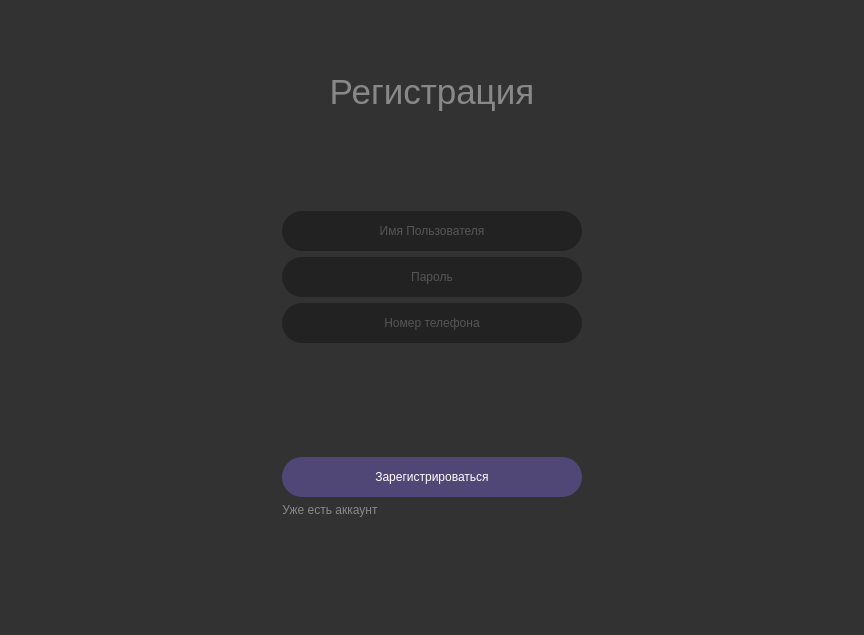
<?xml version="1.0" encoding="UTF-8"?>
<ui version="4.0">
 <class>MainWindow</class>
 <widget class="QMainWindow" name="MainWindow">
  <property name="geometry">
   <rect>
    <x>0</x>
    <y>0</y>
    <width>864</width>
    <height>635</height>
   </rect>
  </property>
  <property name="minimumSize">
   <size>
    <width>820</width>
    <height>635</height>
   </size>
  </property>
  <property name="windowTitle">
   <string>MainWindow</string>
  </property>
  <property name="styleSheet">
   <string notr="true">background: #323232;
</string>
  </property>
  <widget class="QWidget" name="centralwidget">
   <layout class="QVBoxLayout" name="verticalLayout">
    <item>
     <layout class="QGridLayout" name="gridLayout">
      <item row="1" column="2">
       <spacer name="horizontalSpacer_2">
        <property name="orientation">
         <enum>Qt::Horizontal</enum>
        </property>
        <property name="sizeType">
         <enum>QSizePolicy::Preferred</enum>
        </property>
        <property name="sizeHint" stdset="0">
         <size>
          <width>40</width>
          <height>20</height>
         </size>
        </property>
       </spacer>
      </item>
      <item row="1" column="0">
       <spacer name="horizontalSpacer">
        <property name="orientation">
         <enum>Qt::Horizontal</enum>
        </property>
        <property name="sizeType">
         <enum>QSizePolicy::Preferred</enum>
        </property>
        <property name="sizeHint" stdset="0">
         <size>
          <width>40</width>
          <height>20</height>
         </size>
        </property>
       </spacer>
      </item>
      <item row="1" column="1">
       <widget class="QLabel" name="registry_label">
        <property name="sizePolicy">
         <sizepolicy hsizetype="Preferred" vsizetype="Fixed">
          <horstretch>0</horstretch>
          <verstretch>80</verstretch>
         </sizepolicy>
        </property>
        <property name="minimumSize">
         <size>
          <width>0</width>
          <height>70</height>
         </size>
        </property>
        <property name="font">
         <font>
          <pointsize>-1</pointsize>
          <weight>50</weight>
          <italic>false</italic>
          <bold>false</bold>
          <underline>false</underline>
          <kerning>true</kerning>
         </font>
        </property>
        <property name="styleSheet">
         <string notr="true">color: #898888;
font-size: 35px;
font-style: normal;
font-weight: 400;
line-height: normal;

</string>
        </property>
        <property name="text">
         <string>Регистрация</string>
        </property>
        <property name="alignment">
         <set>Qt::AlignCenter</set>
        </property>
       </widget>
      </item>
      <item row="2" column="1">
       <spacer name="verticalSpacer">
        <property name="orientation">
         <enum>Qt::Vertical</enum>
        </property>
        <property name="sizeType">
         <enum>QSizePolicy::Minimum</enum>
        </property>
        <property name="sizeHint" stdset="0">
         <size>
          <width>20</width>
          <height>40</height>
         </size>
        </property>
       </spacer>
      </item>
      <item row="3" column="1">
       <layout class="QGridLayout" name="gridLayout_2">
        <property name="sizeConstraint">
         <enum>QLayout::SetDefaultConstraint</enum>
        </property>
        <item row="0" column="0">
         <widget class="QLineEdit" name="username_line">
          <property name="sizePolicy">
           <sizepolicy hsizetype="Preferred" vsizetype="Maximum">
            <horstretch>0</horstretch>
            <verstretch>0</verstretch>
           </sizepolicy>
          </property>
          <property name="minimumSize">
           <size>
            <width>0</width>
            <height>40</height>
           </size>
          </property>
          <property name="maximumSize">
           <size>
            <width>300</width>
            <height>16777215</height>
           </size>
          </property>
          <property name="styleSheet">
           <string notr="true">width: 300px;
height:40px;
flex-shrink: 0;
border-radius: 20px;
background: #222;
color: #898888;
</string>
          </property>
          <property name="alignment">
           <set>Qt::AlignCenter</set>
          </property>
          <property name="placeholderText">
           <string>Имя Пользователя</string>
          </property>
         </widget>
        </item>
        <item row="1" column="0">
         <widget class="QLineEdit" name="password_line">
          <property name="sizePolicy">
           <sizepolicy hsizetype="Preferred" vsizetype="Maximum">
            <horstretch>0</horstretch>
            <verstretch>0</verstretch>
           </sizepolicy>
          </property>
          <property name="minimumSize">
           <size>
            <width>0</width>
            <height>40</height>
           </size>
          </property>
          <property name="styleSheet">
           <string notr="true">width: 300px;
height:40px;
flex-shrink: 0;
border-radius: 20px;
background: #222;
color: #898888;</string>
          </property>
          <property name="alignment">
           <set>Qt::AlignCenter</set>
          </property>
          <property name="placeholderText">
           <string>Пароль</string>
          </property>
         </widget>
        </item>
        <item row="2" column="0">
         <widget class="QLineEdit" name="number_line">
          <property name="sizePolicy">
           <sizepolicy hsizetype="Preferred" vsizetype="Maximum">
            <horstretch>0</horstretch>
            <verstretch>0</verstretch>
           </sizepolicy>
          </property>
          <property name="maximumSize">
           <size>
            <width>16777215</width>
            <height>40</height>
           </size>
          </property>
          <property name="styleSheet">
           <string notr="true">width: 300px;
height:40px;
flex-shrink: 0;
border-radius: 20px;
background: #222;
color: #898888;

</string>
          </property>
          <property name="alignment">
           <set>Qt::AlignCenter</set>
          </property>
          <property name="placeholderText">
           <string>Номер телефона</string>
          </property>
         </widget>
        </item>
       </layout>
      </item>
      <item row="0" column="1">
       <spacer name="verticalSpacer_4">
        <property name="orientation">
         <enum>Qt::Vertical</enum>
        </property>
        <property name="sizeType">
         <enum>QSizePolicy::Fixed</enum>
        </property>
        <property name="sizeHint" stdset="0">
         <size>
          <width>20</width>
          <height>10</height>
         </size>
        </property>
       </spacer>
      </item>
      <item row="7" column="1">
       <layout class="QGridLayout" name="gridLayout_3">
        <item row="1" column="0" alignment="Qt::AlignLeft">
         <widget class="QPushButton" name="accaunt_button">
          <property name="cursor">
           <cursorShape>PointingHandCursor</cursorShape>
          </property>
          <property name="styleSheet">
           <string notr="true">QPushButton{
	border: none;
	color: #898888;
}
QPushButton:hover{
	border: none;
	color: #4A4A4A;
}</string>
          </property>
          <property name="text">
           <string>Уже есть аккаунт</string>
          </property>
         </widget>
        </item>
        <item row="0" column="0">
         <widget class="QPushButton" name="registry_button">
          <property name="sizePolicy">
           <sizepolicy hsizetype="Minimum" vsizetype="Fixed">
            <horstretch>0</horstretch>
            <verstretch>0</verstretch>
           </sizepolicy>
          </property>
          <property name="cursor">
           <cursorShape>PointingHandCursor</cursorShape>
          </property>
          <property name="styleSheet">
           <string notr="true">QPushButton{
	width: 300px;
	height:40px;
	flex-shrink: 0;
	border-radius: 20px;
	background: #514777;
	color: white;
	box-shadow: 50px 50px 16px rgba(0, 0, 0, 1), 4px 4px 8px rgba(0, 0, 0, 0.2);
}
QPushButton:hover{
	background: #3E3759;
	color: #898888;
}
</string>
          </property>
          <property name="text">
           <string>Зарегистрироваться</string>
          </property>
         </widget>
        </item>
       </layout>
      </item>
      <item row="4" column="1">
       <spacer name="verticalSpacer_2">
        <property name="orientation">
         <enum>Qt::Vertical</enum>
        </property>
        <property name="sizeType">
         <enum>QSizePolicy::Maximum</enum>
        </property>
        <property name="sizeHint" stdset="0">
         <size>
          <width>20</width>
          <height>70</height>
         </size>
        </property>
       </spacer>
      </item>
      <item row="12" column="1">
       <spacer name="verticalSpacer_3">
        <property name="orientation">
         <enum>Qt::Vertical</enum>
        </property>
        <property name="sizeType">
         <enum>QSizePolicy::Fixed</enum>
        </property>
        <property name="sizeHint" stdset="0">
         <size>
          <width>20</width>
          <height>70</height>
         </size>
        </property>
       </spacer>
      </item>
     </layout>
    </item>
   </layout>
  </widget>
 </widget>
 <resources/>
 <connections/>
</ui>
